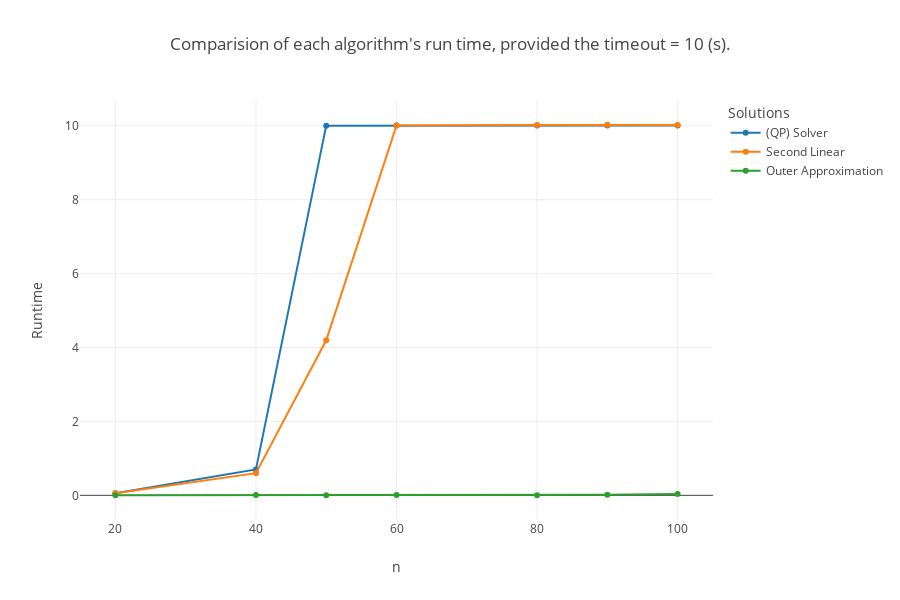

The notebook cell saved with this chart:
### Code cell
# visualised the results using plotly
fig = px.line(
    data_frame=df_comparision,
    y="Runtime",
    x="n",
    color="Solutions",
    template="none",
    height=600,
    markers=True,
    title=f"Comparision of each algorithm's run time, provided the timeout = {time_constraint} (s).",
)
fig.show()

### Figure 1 — Plotly figure (JSON) as saved in the notebook; plotly's stock layout.template omitted (floating-point values rounded to 4 significant figures)
{"data": [{"hovertemplate": "Solutions=(QP) Solver<br>n=%{x}<br>Runtime=%{y}<extra></extra>", "legendgroup": "(QP) Solver", "line": {"color": "#1F77B4", "dash": "solid"}, "marker": {"symbol": "circle"}, "mode": "lines+markers", "name": "(QP) Solver", "orientation": "v", "showlegend": true, "type": "scatter", "x": [20, 40, 50, 60, 80, 90, 100], "xaxis": "x", "y": [0.05603, 0.7001, 10.0, 10.0, 10.0, 10.0, 10.0], "yaxis": "y"}, {"hovertemplate": "Solutions=Second Linear<br>n=%{x}<br>Runtime=%{y}<extra></extra>", "legendgroup": "Second Linear", "line": {"color": "#FF7F0E", "dash": "solid"}, "marker": {"symbol": "circle"}, "mode": "lines+markers", "name": "Second Linear", "orientation": "v", "showlegend": true, "type": "scatter", "x": [20, 40, 50, 60, 80, 90, 100], "xaxis": "x", "y": [0.05832, 0.6002, 4.194, 10.01, 10.02, 10.03, 10.02], "yaxis": "y"}, {"hovertemplate": "Solutions=Outer Approximation<br>n=%{x}<br>Runtime=%{y}<extra></extra>", "legendgroup": "Outer Approximation", "line": {"color": "#2CA02C", "dash": "solid"}, "marker": {"symbol": "circle"}, "mode": "lines+markers", "name": "Outer Approximation", "orientation": "v", "showlegend": true, "type": "scatter", "x": [20, 40, 50, 60, 80, 90, 100], "xaxis": "x", "y": [0.002676, 0.006699, 0.003409, 0.006596, 0.00571, 0.01346, 0.03572], "yaxis": "y"}], "layout": {"height": 600, "legend": {"title": {"text": "Solutions"}, "tracegroupgap": 0}, "title": {"text": "Comparision of each algorithm's run time, provided the timeout = 10 (s)."}, "xaxis": {"anchor": "y", "domain": [0, 1], "title": {"text": "n"}}, "yaxis": {"anchor": "x", "domain": [0, 1], "title": {"text": "Runtime"}}}}
